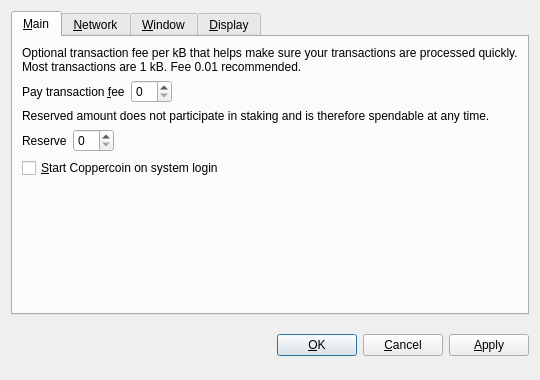
<?xml version="1.0" encoding="UTF-8"?>
<ui version="4.0">
 <class>OptionsDialog</class>
 <widget class="QDialog" name="OptionsDialog">
  <property name="geometry">
   <rect>
    <x>0</x>
    <y>0</y>
    <width>540</width>
    <height>380</height>
   </rect>
  </property>
  <property name="windowTitle">
   <string>Options</string>
  </property>
  <property name="modal">
   <bool>true</bool>
  </property>
  <layout class="QVBoxLayout" name="verticalLayout">
   <item>
    <widget class="QTabWidget" name="tabWidget">
     <property name="tabPosition">
      <enum>QTabWidget::North</enum>
     </property>
     <property name="currentIndex">
      <number>0</number>
     </property>
     <widget class="QWidget" name="tabMain">
      <attribute name="title">
       <string>&amp;Main</string>
      </attribute>
      <layout class="QVBoxLayout" name="verticalLayout_Main">
       <item>
        <widget class="QLabel" name="transactionFeeInfoLabel">
         <property name="text">
          <string>Optional transaction fee per kB that helps make sure your transactions are processed quickly. Most transactions are 1 kB. Fee 0.01 recommended.</string>
         </property>
         <property name="textFormat">
          <enum>Qt::PlainText</enum>
         </property>
         <property name="wordWrap">
          <bool>true</bool>
         </property>
        </widget>
       </item>
       <item>
        <layout class="QHBoxLayout" name="horizontalLayoutFee">
         <item>
          <widget class="QLabel" name="transactionFeeLabel">
           <property name="text">
            <string>Pay transaction &amp;fee</string>
           </property>
           <property name="textFormat">
            <enum>Qt::PlainText</enum>
           </property>
           <property name="buddy">
            <cstring>transactionFee</cstring>
           </property>
          </widget>
         </item>
         <item>
          <widget class="BitcoinAmountField" name="transactionFee"/>
         </item>
         <item>
          <spacer name="horizontalSpacerFee">
           <property name="orientation">
            <enum>Qt::Horizontal</enum>
           </property>
           <property name="sizeHint" stdset="0">
            <size>
             <width>40</width>
             <height>20</height>
            </size>
           </property>
          </spacer>
         </item>
        </layout>
       </item>
       <item>
        <widget class="QLabel" name="reserveBalanceInfoLabel">
         <property name="text">
          <string>Reserved amount does not participate in staking and is therefore spendable at any time.</string>
         </property>
         <property name="textFormat">
          <enum>Qt::PlainText</enum>
         </property>
         <property name="wordWrap">
          <bool>true</bool>
         </property>
        </widget>
       </item>
       <item>
        <layout class="QHBoxLayout" name="horizontalLayoutReserveBalance">
         <item>
          <widget class="QLabel" name="reserveBalanceLabel">
           <property name="text">
            <string>Reserve</string>
           </property>
           <property name="textFormat">
            <enum>Qt::PlainText</enum>
           </property>
           <property name="buddy">
            <cstring>reserveBalance</cstring>
           </property>
          </widget>
         </item>
         <item>
          <widget class="BitcoinAmountField" name="reserveBalance"/>
         </item>
         <item>
          <spacer name="horizontalSpacerReserveBalance">
           <property name="orientation">
            <enum>Qt::Horizontal</enum>
           </property>
           <property name="sizeHint" stdset="0">
            <size>
             <width>40</width>
             <height>20</height>
            </size>
           </property>
          </spacer>
         </item>
        </layout>
       </item>
       <item>
        <widget class="QCheckBox" name="bitcoinAtStartup">
         <property name="toolTip">
          <string>Automatically start Coppercoin after logging in to the system.</string>
         </property>
         <property name="text">
          <string>&amp;Start Coppercoin on system login</string>
         </property>
        </widget>
       </item>
       <item>
        <spacer name="verticalSpacer_Main">
         <property name="orientation">
          <enum>Qt::Vertical</enum>
         </property>
         <property name="sizeHint" stdset="0">
          <size>
           <width>20</width>
           <height>40</height>
          </size>
         </property>
        </spacer>
       </item>
      </layout>
     </widget>
     <widget class="QWidget" name="tabNetwork">
      <attribute name="title">
       <string>&amp;Network</string>
      </attribute>
      <layout class="QVBoxLayout" name="verticalLayout_Network">
       <item>
        <widget class="QCheckBox" name="mapPortUpnp">
         <property name="toolTip">
          <string>Automatically open the Coppercoin client port on the router. This only works when your router supports UPnP and it is enabled.</string>
         </property>
         <property name="text">
          <string>Map port using &amp;UPnP</string>
         </property>
        </widget>
       </item>
       <item>
        <widget class="QCheckBox" name="connectSocks">
         <property name="toolTip">
          <string>Connect to the Coppercoin network through a SOCKS proxy (e.g. when connecting through Tor).</string>
         </property>
         <property name="text">
          <string>&amp;Connect through SOCKS proxy:</string>
         </property>
        </widget>
       </item>
       <item>
        <layout class="QHBoxLayout" name="horizontalLayout_Network">
         <item>
          <widget class="QLabel" name="proxyIpLabel">
           <property name="text">
            <string>Proxy &amp;IP:</string>
           </property>
           <property name="textFormat">
            <enum>Qt::PlainText</enum>
           </property>
           <property name="buddy">
            <cstring>proxyIp</cstring>
           </property>
          </widget>
         </item>
         <item>
          <widget class="QValidatedLineEdit" name="proxyIp">
           <property name="maximumSize">
            <size>
             <width>140</width>
             <height>16777215</height>
            </size>
           </property>
           <property name="toolTip">
            <string>IP address of the proxy (e.g. 127.0.0.1)</string>
           </property>
          </widget>
         </item>
         <item>
          <widget class="QLabel" name="proxyPortLabel">
           <property name="text">
            <string>&amp;Port:</string>
           </property>
           <property name="textFormat">
            <enum>Qt::PlainText</enum>
           </property>
           <property name="buddy">
            <cstring>proxyPort</cstring>
           </property>
          </widget>
         </item>
         <item>
          <widget class="QLineEdit" name="proxyPort">
           <property name="maximumSize">
            <size>
             <width>55</width>
             <height>16777215</height>
            </size>
           </property>
           <property name="toolTip">
            <string>Port of the proxy (e.g. 9050)</string>
           </property>
          </widget>
         </item>
         <item>
          <widget class="QLabel" name="socksVersionLabel">
           <property name="text">
            <string>SOCKS &amp;Version:</string>
           </property>
           <property name="textFormat">
            <enum>Qt::PlainText</enum>
           </property>
           <property name="buddy">
            <cstring>socksVersion</cstring>
           </property>
          </widget>
         </item>
         <item>
          <widget class="QValueComboBox" name="socksVersion">
           <property name="toolTip">
            <string>SOCKS version of the proxy (e.g. 5)</string>
           </property>
          </widget>
         </item>
         <item>
          <spacer name="horizontalSpacer_Network">
           <property name="orientation">
            <enum>Qt::Horizontal</enum>
           </property>
           <property name="sizeHint" stdset="0">
            <size>
             <width>40</width>
             <height>20</height>
            </size>
           </property>
          </spacer>
         </item>
        </layout>
       </item>
       <item>
        <spacer name="verticalSpacer_Network">
         <property name="orientation">
          <enum>Qt::Vertical</enum>
         </property>
         <property name="sizeHint" stdset="0">
          <size>
           <width>20</width>
           <height>40</height>
          </size>
         </property>
        </spacer>
       </item>
      </layout>
     </widget>
     <widget class="QWidget" name="tabWindow">
      <attribute name="title">
       <string>&amp;Window</string>
      </attribute>
      <layout class="QVBoxLayout" name="verticalLayout_Window">
       <item>
        <widget class="QCheckBox" name="minimizeToTray">
         <property name="toolTip">
          <string>Show only a tray icon after minimizing the window.</string>
         </property>
         <property name="text">
          <string>&amp;Minimize to the tray instead of the taskbar</string>
         </property>
        </widget>
       </item>
       <item>
        <widget class="QCheckBox" name="minimizeOnClose">
         <property name="toolTip">
          <string>Minimize instead of exit the application when the window is closed. When this option is enabled, the application will be closed only after selecting Quit in the menu.</string>
         </property>
         <property name="text">
          <string>M&amp;inimize on close</string>
         </property>
        </widget>
       </item>
       <item>
        <spacer name="verticalSpacer_Window">
         <property name="orientation">
          <enum>Qt::Vertical</enum>
         </property>
         <property name="sizeHint" stdset="0">
          <size>
           <width>20</width>
           <height>40</height>
          </size>
         </property>
        </spacer>
       </item>
      </layout>
     </widget>
     <widget class="QWidget" name="tabDisplay">
      <attribute name="title">
       <string>&amp;Display</string>
      </attribute>
      <layout class="QVBoxLayout" name="verticalLayout_Display">
       <item>
        <layout class="QHBoxLayout" name="horizontalLayout_1_Display">
         <item>
          <widget class="QLabel" name="langLabel">
           <property name="text">
            <string>User Interface &amp;language:</string>
           </property>
           <property name="textFormat">
            <enum>Qt::PlainText</enum>
           </property>
           <property name="buddy">
            <cstring>lang</cstring>
           </property>
          </widget>
         </item>
         <item>
          <widget class="QValueComboBox" name="lang">
           <property name="toolTip">
            <string>The user interface language can be set here. This setting will take effect after restarting Coppercoin.</string>
           </property>
          </widget>
         </item>
        </layout>
       </item>
       <item>
        <layout class="QHBoxLayout" name="horizontalLayout_2_Display">
         <item>
          <widget class="QLabel" name="unitLabel">
           <property name="text">
            <string>&amp;Unit to show amounts in:</string>
           </property>
           <property name="textFormat">
            <enum>Qt::PlainText</enum>
           </property>
           <property name="buddy">
            <cstring>unit</cstring>
           </property>
          </widget>
         </item>
         <item>
          <widget class="QValueComboBox" name="unit">
           <property name="toolTip">
            <string>Choose the default subdivision unit to show in the interface and when sending coins.</string>
           </property>
          </widget>
         </item>
        </layout>
       </item>
       <item>
        <widget class="QCheckBox" name="displayAddresses">
         <property name="toolTip">
          <string>Whether to show Coppercoin addresses in the transaction list or not.</string>
         </property>
         <property name="text">
          <string>&amp;Display addresses in transaction list</string>
         </property>
        </widget>
       </item>
       <item>
        <widget class="QCheckBox" name="coinControlFeatures">
         <property name="toolTip">
          <string>Whether to show coin control features or not.</string>
         </property>
         <property name="text">
          <string>Display coin &amp;control features (experts only!)</string>
         </property>
        </widget>
       </item>
       <item>
        <spacer name="verticalSpacer_Display">
         <property name="orientation">
          <enum>Qt::Vertical</enum>
         </property>
         <property name="sizeHint" stdset="0">
          <size>
           <width>20</width>
           <height>40</height>
          </size>
         </property>
        </spacer>
       </item>
      </layout>
     </widget>
    </widget>
   </item>
   <item>
    <layout class="QHBoxLayout" name="horizontalLayout_Buttons">
     <item>
      <spacer name="horizontalSpacer_1">
       <property name="orientation">
        <enum>Qt::Horizontal</enum>
       </property>
       <property name="sizeHint" stdset="0">
        <size>
         <width>40</width>
         <height>48</height>
        </size>
       </property>
      </spacer>
     </item>
     <item>
      <widget class="QLabel" name="statusLabel">
       <property name="font">
        <font>
         <weight>75</weight>
         <bold>true</bold>
        </font>
       </property>
       <property name="text">
        <string/>
       </property>
       <property name="textFormat">
        <enum>Qt::PlainText</enum>
       </property>
       <property name="wordWrap">
        <bool>true</bool>
       </property>
      </widget>
     </item>
     <item>
      <spacer name="horizontalSpacer_2">
       <property name="orientation">
        <enum>Qt::Horizontal</enum>
       </property>
       <property name="sizeHint" stdset="0">
        <size>
         <width>40</width>
         <height>48</height>
        </size>
       </property>
      </spacer>
     </item>
     <item>
      <widget class="QPushButton" name="okButton">
       <property name="text">
        <string>&amp;OK</string>
       </property>
      </widget>
     </item>
     <item>
      <widget class="QPushButton" name="cancelButton">
       <property name="text">
        <string>&amp;Cancel</string>
       </property>
       <property name="autoDefault">
        <bool>false</bool>
       </property>
      </widget>
     </item>
     <item>
      <widget class="QPushButton" name="applyButton">
       <property name="text">
        <string>&amp;Apply</string>
       </property>
       <property name="autoDefault">
        <bool>false</bool>
       </property>
      </widget>
     </item>
    </layout>
   </item>
  </layout>
 </widget>
 <customwidgets>
  <customwidget>
   <class>BitcoinAmountField</class>
   <extends>QSpinBox</extends>
   <header>bitcoinamountfield.h</header>
  </customwidget>
  <customwidget>
   <class>QValueComboBox</class>
   <extends>QComboBox</extends>
   <header>qvaluecombobox.h</header>
  </customwidget>
  <customwidget>
   <class>QValidatedLineEdit</class>
   <extends>QLineEdit</extends>
   <header>qvalidatedlineedit.h</header>
  </customwidget>
 </customwidgets>
 <resources/>
 <connections/>
</ui>
